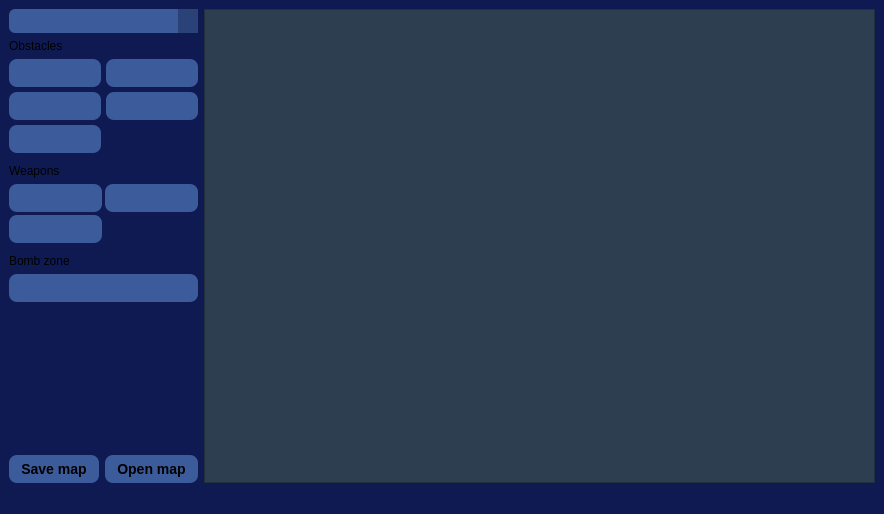
<?xml version="1.0" encoding="UTF-8"?>
<ui version="4.0">
 <class>MainWindow</class>
 <widget class="QMainWindow" name="MainWindow">
  <property name="enabled">
   <bool>true</bool>
  </property>
  <property name="geometry">
   <rect>
    <x>0</x>
    <y>0</y>
    <width>884</width>
    <height>514</height>
   </rect>
  </property>
  <property name="sizePolicy">
   <sizepolicy hsizetype="Preferred" vsizetype="Fixed">
    <horstretch>0</horstretch>
    <verstretch>0</verstretch>
   </sizepolicy>
  </property>
  <property name="mouseTracking">
   <bool>false</bool>
  </property>
  <property name="windowTitle">
   <string>Map Editor</string>
  </property>
  <property name="styleSheet">
   <string notr="true">background-color: #0f1a52
</string>
  </property>
  <widget class="QWidget" name="centralwidget">
   <property name="enabled">
    <bool>true</bool>
   </property>
   <property name="mouseTracking">
    <bool>true</bool>
   </property>
   <property name="focusPolicy">
    <enum>Qt::FocusPolicy::ClickFocus</enum>
   </property>
   <layout class="QHBoxLayout" name="horizontalLayout">
    <item>
     <layout class="QVBoxLayout" name="verticalLayout" stretch="0,0,0,0,0,0,0,0,0,0,0">
      <item>
       <widget class="QComboBox" name="terrenos">
        <property name="font">
         <font>
          <bold>true</bold>
          <stylestrategy>PreferDefault</stylestrategy>
         </font>
        </property>
        <property name="toolTipDuration">
         <number>-1</number>
        </property>
        <property name="styleSheet">
         <string notr="true">QComboBox {
    background-color: #3C5B9B;
    color: black;
    border-radius: 6px;
    padding: 4px 8px;
    font-weight: bold;
    border: none;
}

QComboBox::drop-down {
    border: none;
    background-color: #2A4277;
    width: 20px;
}

QComboBox::down-arrow {
    width: 10px;
    height: 10px;
}

QComboBox QAbstractItemView {
    background-color: #3C5B9B;
    color: black;
    selection-background-color: #5A78B4;
}
</string>
        </property>
       </widget>
      </item>
      <item>
       <widget class="QLabel" name="label">
        <property name="sizePolicy">
         <sizepolicy hsizetype="Minimum" vsizetype="Fixed">
          <horstretch>0</horstretch>
          <verstretch>0</verstretch>
         </sizepolicy>
        </property>
        <property name="text">
         <string>Obstacles</string>
        </property>
       </widget>
      </item>
      <item>
       <layout class="QGridLayout" name="gridLayout_6">
        <property name="sizeConstraint">
         <enum>QLayout::SizeConstraint::SetMinAndMaxSize</enum>
        </property>
        <property name="spacing">
         <number>5</number>
        </property>
        <item row="1" column="0">
         <widget class="QPushButton" name="botonCaja3">
          <property name="styleSheet">
           <string notr="true">QPushButton {
    background-color: #3C5B9B;  
    color: black;
    border-radius: 8px;
    padding: 6px 12px;
    font-weight: bold;
    font-size: 14px;
    border: none;
}
QPushButton:hover {
    background-color: #5A78B4; 
}
QPushButton:pressed {
    background-color: #2A4277;  
}</string>
          </property>
          <property name="text">
           <string/>
          </property>
          <property name="icon">
           <iconset resource="resources.qrc">
            <normaloff>:/imagenes/bloque3.png</normaloff>:/imagenes/bloque3.png</iconset>
          </property>
          <property name="iconSize">
           <size>
            <width>32</width>
            <height>32</height>
           </size>
          </property>
         </widget>
        </item>
        <item row="2" column="0">
         <widget class="QPushButton" name="botonCaja5">
          <property name="styleSheet">
           <string notr="true">QPushButton {
    background-color: #3C5B9B;  
    color: black;
    border-radius: 8px;
    padding: 6px 12px;
    font-weight: bold;
    font-size: 14px;
    border: none;
}
QPushButton:hover {
    background-color: #5A78B4; 
}
QPushButton:pressed {
    background-color: #2A4277;  
}</string>
          </property>
          <property name="text">
           <string/>
          </property>
          <property name="icon">
           <iconset resource="resources.qrc">
            <normaloff>:/imagenes/bloque5.png</normaloff>:/imagenes/bloque5.png</iconset>
          </property>
          <property name="iconSize">
           <size>
            <width>32</width>
            <height>32</height>
           </size>
          </property>
         </widget>
        </item>
        <item row="0" column="1">
         <widget class="QPushButton" name="botonCaja2">
          <property name="sizePolicy">
           <sizepolicy hsizetype="Minimum" vsizetype="Fixed">
            <horstretch>0</horstretch>
            <verstretch>0</verstretch>
           </sizepolicy>
          </property>
          <property name="styleSheet">
           <string notr="true">QPushButton {
    background-color: #3C5B9B;  
    color: black;
    border-radius: 8px;
    padding: 6px 12px;
    font-weight: bold;
    font-size: 14px;
    border: none;
}
QPushButton:hover {
    background-color: #5A78B4; 
}
QPushButton:pressed {
    background-color: #2A4277;  
}</string>
          </property>
          <property name="text">
           <string/>
          </property>
          <property name="icon">
           <iconset resource="resources.qrc">
            <normaloff>:/imagenes/bloque2.png</normaloff>:/imagenes/bloque2.png</iconset>
          </property>
          <property name="iconSize">
           <size>
            <width>32</width>
            <height>32</height>
           </size>
          </property>
         </widget>
        </item>
        <item row="0" column="0">
         <widget class="QPushButton" name="botonCaja1">
          <property name="sizePolicy">
           <sizepolicy hsizetype="Minimum" vsizetype="Fixed">
            <horstretch>0</horstretch>
            <verstretch>0</verstretch>
           </sizepolicy>
          </property>
          <property name="styleSheet">
           <string notr="true">QPushButton {
    background-color: #3C5B9B;  
    color: black;
    border-radius: 8px;
    padding: 6px 12px;
    font-weight: bold;
    font-size: 14px;
    border: none;
}
QPushButton:hover {
    background-color: #5A78B4; 
}
QPushButton:pressed {
    background-color: #2A4277;  
}</string>
          </property>
          <property name="text">
           <string/>
          </property>
          <property name="icon">
           <iconset resource="resources.qrc">
            <normaloff>:/imagenes/bloque1.png</normaloff>:/imagenes/bloque1.png</iconset>
          </property>
          <property name="iconSize">
           <size>
            <width>32</width>
            <height>32</height>
           </size>
          </property>
         </widget>
        </item>
        <item row="1" column="1">
         <widget class="QPushButton" name="botonCaja4">
          <property name="styleSheet">
           <string notr="true">QPushButton {
    background-color: #3C5B9B;  
    color: black;
    border-radius: 8px;
    padding: 6px 12px;
    font-weight: bold;
    font-size: 14px;
    border: none;
}
QPushButton:hover {
    background-color: #5A78B4; 
}
QPushButton:pressed {
    background-color: #2A4277;  
}</string>
          </property>
          <property name="text">
           <string/>
          </property>
          <property name="icon">
           <iconset resource="resources.qrc">
            <normaloff>:/imagenes/bloque4.png</normaloff>:/imagenes/bloque4.png</iconset>
          </property>
          <property name="iconSize">
           <size>
            <width>32</width>
            <height>32</height>
           </size>
          </property>
         </widget>
        </item>
       </layout>
      </item>
      <item>
       <spacer name="verticalSpacer_2">
        <property name="orientation">
         <enum>Qt::Orientation::Vertical</enum>
        </property>
        <property name="sizeType">
         <enum>QSizePolicy::Policy::Minimum</enum>
        </property>
        <property name="sizeHint" stdset="0">
         <size>
          <width>5</width>
          <height>5</height>
         </size>
        </property>
       </spacer>
      </item>
      <item>
       <widget class="QLabel" name="label_2">
        <property name="sizePolicy">
         <sizepolicy hsizetype="Minimum" vsizetype="Fixed">
          <horstretch>0</horstretch>
          <verstretch>0</verstretch>
         </sizepolicy>
        </property>
        <property name="text">
         <string>Weapons</string>
        </property>
       </widget>
      </item>
      <item>
       <layout class="QGridLayout" name="gridLayout_7">
        <property name="sizeConstraint">
         <enum>QLayout::SizeConstraint::SetMinAndMaxSize</enum>
        </property>
        <property name="spacing">
         <number>3</number>
        </property>
        <item row="0" column="0">
         <widget class="QPushButton" name="arma1">
          <property name="styleSheet">
           <string notr="true">QPushButton {
    background-color: #3C5B9B;  
    color: black;
    border-radius: 8px;
    padding: 6px 12px;
    font-weight: bold;
    font-size: 14px;
    border: none;
}
QPushButton:hover {
    background-color: #5A78B4; 
}
QPushButton:pressed {
    background-color: #2A4277;  
}</string>
          </property>
          <property name="text">
           <string/>
          </property>
          <property name="icon">
           <iconset resource="resources.qrc">
            <normaloff>:/imagenes/arma1.png</normaloff>:/imagenes/arma1.png</iconset>
          </property>
          <property name="iconSize">
           <size>
            <width>32</width>
            <height>32</height>
           </size>
          </property>
         </widget>
        </item>
        <item row="0" column="1">
         <widget class="QPushButton" name="arma3">
          <property name="styleSheet">
           <string notr="true">QPushButton {
    background-color: #3C5B9B;  
    color: black;
    border-radius: 8px;
    padding: 6px 12px;
    font-weight: bold;
    font-size: 14px;
    border: none;
}
QPushButton:hover {
    background-color: #5A78B4; 
}
QPushButton:pressed {
    background-color: #2A4277;  
}</string>
          </property>
          <property name="text">
           <string/>
          </property>
          <property name="icon">
           <iconset resource="resources.qrc">
            <normaloff>:/imagenes/arma3.png</normaloff>:/imagenes/arma3.png</iconset>
          </property>
          <property name="iconSize">
           <size>
            <width>32</width>
            <height>32</height>
           </size>
          </property>
         </widget>
        </item>
        <item row="1" column="0">
         <widget class="QPushButton" name="arma2">
          <property name="styleSheet">
           <string notr="true">QPushButton {
    background-color: #3C5B9B;  
    color: black;
    border-radius: 8px;
    padding: 6px 12px;
    font-weight: bold;
    font-size: 14px;
    border: none;
}
QPushButton:hover {
    background-color: #5A78B4; 
}
QPushButton:pressed {
    background-color: #2A4277;  
}</string>
          </property>
          <property name="text">
           <string/>
          </property>
          <property name="icon">
           <iconset resource="resources.qrc">
            <normaloff>:/imagenes/arma2.png</normaloff>:/imagenes/arma2.png</iconset>
          </property>
          <property name="iconSize">
           <size>
            <width>32</width>
            <height>32</height>
           </size>
          </property>
         </widget>
        </item>
       </layout>
      </item>
      <item>
       <spacer name="verticalSpacer">
        <property name="orientation">
         <enum>Qt::Orientation::Vertical</enum>
        </property>
        <property name="sizeType">
         <enum>QSizePolicy::Policy::Minimum</enum>
        </property>
        <property name="sizeHint" stdset="0">
         <size>
          <width>5</width>
          <height>5</height>
         </size>
        </property>
       </spacer>
      </item>
      <item>
       <widget class="QLabel" name="label_3">
        <property name="text">
         <string>Bomb zone</string>
        </property>
       </widget>
      </item>
      <item>
       <layout class="QGridLayout" name="gridLayout">
        <item row="0" column="0">
         <widget class="QPushButton" name="zona1">
          <property name="styleSheet">
           <string notr="true">QPushButton {
    background-color: #3C5B9B;  
    color: black;
    border-radius: 8px;
    padding: 6px 12px;
    font-weight: bold;
    font-size: 14px;
    border: none;
}
QPushButton:hover {
    background-color: #5A78B4; 
}
QPushButton:pressed {
    background-color: #2A4277;  
}</string>
          </property>
          <property name="text">
           <string/>
          </property>
          <property name="icon">
           <iconset resource="resources.qrc">
            <normaloff>:/imagenes/zona_bomba.png</normaloff>:/imagenes/zona_bomba.png</iconset>
          </property>
         </widget>
        </item>
       </layout>
      </item>
      <item>
       <spacer name="verticalSpacer_3">
        <property name="orientation">
         <enum>Qt::Orientation::Vertical</enum>
        </property>
        <property name="sizeHint" stdset="0">
         <size>
          <width>5</width>
          <height>5</height>
         </size>
        </property>
       </spacer>
      </item>
      <item>
       <layout class="QHBoxLayout" name="horizontalLayout_3">
        <item>
         <widget class="QPushButton" name="btnGuardar">
          <property name="styleSheet">
           <string notr="true">QPushButton {
    background-color: #3C5B9B;  
    color: black;
    border-radius: 8px;
    padding: 6px 12px;
    font-weight: bold;
    font-size: 14px;
    border: none;
}
QPushButton:hover {
    background-color: #5A78B4; 
}
QPushButton:pressed {
    background-color: #2A4277;  
}
</string>
          </property>
          <property name="text">
           <string>Save map</string>
          </property>
         </widget>
        </item>
        <item>
         <widget class="QPushButton" name="btnAbrir">
          <property name="styleSheet">
           <string notr="true">QPushButton {
    background-color: #3C5B9B;  
    color: black;
    border-radius: 8px;
    padding: 6px 12px;
    font-weight: bold;
    font-size: 14px;
    border: none;
}
QPushButton:hover {
    background-color: #5A78B4; 
}
QPushButton:pressed {
    background-color: #2A4277;  
}</string>
          </property>
          <property name="text">
           <string>Open map</string>
          </property>
         </widget>
        </item>
       </layout>
      </item>
     </layout>
    </item>
    <item>
     <widget class="QGraphicsView" name="graphicsView">
      <property name="styleSheet">
       <string notr="true">background-color: #2c3e50</string>
      </property>
     </widget>
    </item>
   </layout>
  </widget>
  <widget class="QMenuBar" name="menubar">
   <property name="geometry">
    <rect>
     <x>0</x>
     <y>0</y>
     <width>884</width>
     <height>22</height>
    </rect>
   </property>
  </widget>
  <widget class="QStatusBar" name="statusbar"/>
 </widget>
 <resources>
  <include location="resources.qrc"/>
 </resources>
 <connections/>
</ui>
